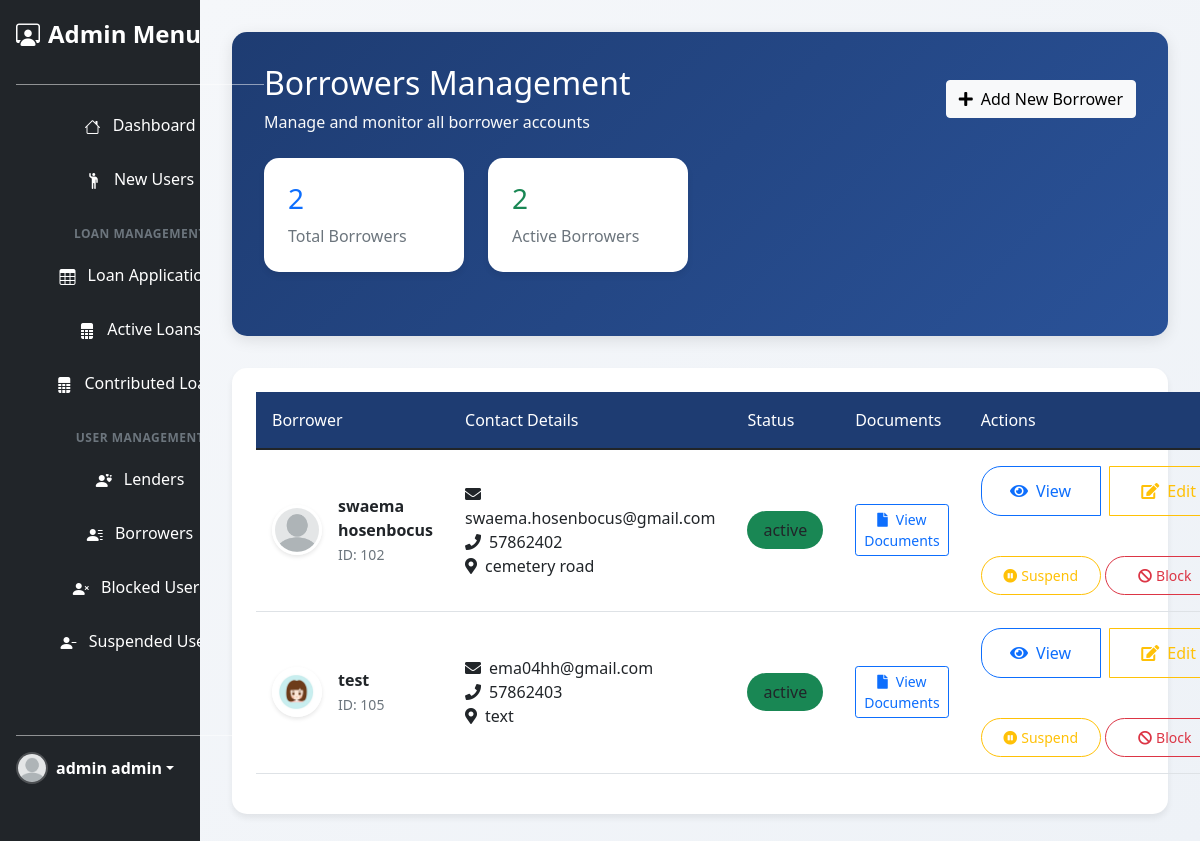
The page /Admin/Borrowers.php (signed in) on the database its author committed.
### tables this page shows
CREATE TABLE `users` (
  `id` int(11) NOT NULL,
  `name` varchar(255) DEFAULT NULL,
  `email` varchar(255) DEFAULT NULL,
  `password` varchar(255) DEFAULT NULL,
  `role` enum('borrower','lender','admin') DEFAULT NULL,
  `mobile` varchar(15) NOT NULL,
  `address` text NOT NULL,
  `image` varchar(255) DEFAULT NULL,
  `status` enum('active','inactive','blocked','suspend') DEFAULT NULL,
  `user_verfied` text DEFAULT NULL,
  `reset_token` text DEFAULT NULL,
  `reset_token_expiry` datetime DEFAULT NULL,
  `created_at` datetime DEFAULT current_timestamp(),
  `updated_at` timestamp NOT NULL DEFAULT current_timestamp() ON UPDATE current_timestamp(),
  `stripe_account_id` varchar(255) DEFAULT NULL
);

### Classes/User.php (called while the page is built, shortened)
<?php
class User
{
    public static function allByRole($role)
    {
        try {
            $db = Database::getConnection();
            $query = "SELECT * FROM `users` u
            WHERE u.role =? and u.status =?";
            $stmt = $db->prepare($query);
            $status = "active";
            $stmt->bind_param("ss", $role, $status);
            $stmt->execute();
            $result = $stmt->get_result();
            $users = [];
            while ($data = $result->fetch_assoc()) {
                $users[] = $data;
            }
            return $users;
        } catch (Exception $e) {
            error_log("Error fetching users: " . $e->getMessage());
            return [];
        }
    }
}
?>

### Admin/Borrowers.php (the view, shortened to what this page needs)
<?php
require_once '../Classes/User.php';
$users = User::allByRole("borrower");
?>
<?php include_once('Layout/head.php'); ?>
<?php include_once('Layout/sidebar.php'); ?>
<div class="col-md-10 dashboard-container">
    <div class="page-header">
        <div class="d-flex justify-content-between align-items-center">
            <div>
                <h2 class="mb-0">Borrowers Management</h2>
                <p class="text-light mb-0 mt-2">Manage and monitor all borrower accounts</p>
            </div>
            <div>
                <button type="button" class="btn btn-light" data-bs-toggle="modal" data-bs-target="#borrowerModal">
                    <i class="fas fa-plus me-2"></i>Add New Borrower
                </button>
            </div>
        </div>
        <div class="row mt-4">
            <div class="col-md-3">
                <div class="stats-card">
                    <h3 class="text-primary"><?php echo count($users); ?></h3>
                    <p class="text-muted mb-0">Total Borrowers</p>
                </div>
            </div>
            <div class="col-md-3">
                <div class="stats-card">
                    <h3 class="text-success">
                        <?php echo count(array_filter($users, fn($u) => strtolower($u['status']) === 'active')); ?>
                    </h3>
                    <p class="text-muted mb-0">Active Borrowers</p>
                </div>
            </div>
        </div>
    </div>
    <div class="table-container">
        <table id="example" class="table custom-table table-hover">
            <thead>
                <tr>
                    <th>Borrower</th>
                    <th>Contact Details</th>
                    <th>Status</th>
                    <th>Documents</th>
                    <th>Actions</th>
                </tr>
            </thead>
            <tbody>
                <?php if (is_array($users) && count($users) > 0): ?>
                    <?php foreach ($users as $user): ?>
                        <tr>
                            <td>
                                <div class="d-flex align-items-center">
                                    <img class="user-avatar me-3"
                                         src="../<?php echo htmlspecialchars($user['image']); ?>"
                                         alt="<?php echo htmlspecialchars($user['name']); ?>"
                                         onerror="this.src='../uploads/users/default/download.png';">
                                    <div>
                                        <strong class="d-block"><?php echo htmlspecialchars($user['name']); ?></strong>
                                        <small class="text-muted">ID: <?php echo htmlspecialchars($user['id']); ?></small>
                                    </div>
                                </div>
                            </td>
                            <td>
                                <div><i class="fas fa-envelope me-2"></i><?php echo htmlspecialchars($user['email']); ?></div>
                                <div><i class="fas fa-phone me-2"></i><?php echo htmlspecialchars($user['mobile']); ?></div>
                                <div><i class="fas fa-map-marker-alt me-2"></i><?php echo htmlspecialchars($user['address']); ?></div>
                            </td>
                            <td>
                                <span class="status-badge <?php echo strtolower($user['status']) === 'active' ? 'bg-success' : 'bg-warning'; ?>">
                                    <?php echo htmlspecialchars($user['status'] ?? 'inactive'); ?>
                                </span>
                            </td>
                            <td>
                                <?php $documents = User::getDocument($user['id']); ?>
                                <?php if (!empty($documents)): ?>
                                    <button class="btn btn-outline-primary btn-sm"
                                            data-bs-toggle="modal"
                                            data-bs-target="#docsModal<?php echo $user['id']; ?>">
                                        <i class="fas fa-file me-2"></i>View Documents
                                    </button>
                                <?php else: ?>
                                    <span class="text-muted">No documents</span>
                                <?php endif; ?>
                            </td>
                            <td>
                                <div class="btn-group">
                                    <button class="action-btn btn btn-outline-primary"
                                            data-bs-toggle="modal"
                                            data-bs-target="#detailsModal<?php echo $user['id']; ?>">
                                        <i class="fas fa-eye me-2"></i>View
                                    </button>
                                    <button class="action-btn btn btn-outline-warning ms-2 edit-user"
                                            data-user-id="<?php echo $user['id']; ?>"
                                            data-bs-toggle="modal"
                                            data-bs-target="#editModal<?php echo $user['id']; ?>">
                                        <i class="fas fa-edit me-2"></i>Edit
                                    </button>
                                </div>
                                <div style="margin-top: 0.5rem;">
                                    <?php
                                    $currentStatus = strtolower($user['status']);
                                    if ($currentStatus === 'active') : ?>
                                        <form style="display:inline;" action="<?php echo $_SERVER['PHP_SELF']; ?>" method="POST">
                                            <button type="submit" name="changeStatus" class="action-btn btn btn-outline-warning btn-sm">
                                                <i class="fas fa-pause-circle me-1"></i>Suspend
                                            </button>
                                        </form>
                                        <form style="display:inline;" action="<?php echo $_SERVER['PHP_SELF']; ?>" method="POST">
                                            <button type="submit" name="changeStatus" class="action-btn btn btn-outline-danger btn-sm">
                                                <i class="fas fa-ban me-1"></i>Block
                                            </button>
                                        </form>
                                    <?php endif; ?>
                                </div>
                            </td>
                        </tr>
                    <?php endforeach; ?>
                <?php endif; ?>
            </tbody>
        </table>
    </div>
</div>
<?php include_once('Layout/footer.php'); ?>

### Assets/Styles/style.css (style rules this page uses)
* { margin: 0; padding: 0; box-sizing: border-box; }
html, body { width: 100%; height: 100%; margin: 0; padding: 0; overflow-x: hidden; background-color: #f1f9ff !important; color: #0d6efd; font-family: Arial, sans-serif; }
.btn-group { width: 100%; margin-bottom: 2rem; border-radius: 0.5rem; overflow: hidden; }
.btn-group .btn { flex: 1; padding: 0.75rem 1.5rem; font-weight: 500; transition: all 0.3s ease; }

### Assets/Styles/sidebars.css (style rules this page uses)
body { min-height: 100vh; min-height: -webkit-fill-available; }
html { height: -webkit-fill-available; }

### Admin/Borrowers.php (style rules this page uses)
.dashboard-container { background: linear-gradient(135deg, #f5f7fa 0%, #eef2f7 100%); min-height: 100vh; padding: 2rem; }
.stats-card { background: white; border-radius: 15px; padding: 1.5rem; margin-bottom: 2rem; box-shadow: 0 4px 6px rgba(0, 0, 0, 0.07); transition: transform 0.2s; }
.page-header { background: linear-gradient(135deg, #1e3c72 0%, #2a5298 100%); padding: 2rem; border-radius: 15px; color: white; margin-bottom: 2rem; box-shadow: 0 4px 15px rgba(0, 0, 0, 0.1); }
.table-container { background: white; border-radius: 15px; padding: 1.5rem; box-shadow: 0 4px 6px rgba(0, 0, 0, 0.07); }
.custom-table th { background: #1e3c72; color: white; padding: 1rem; font-weight: 500; }
.custom-table td { vertical-align: middle; padding: 1rem; }
.action-btn { padding: 0.5rem 1rem; border-radius: 20px; transition: all 0.3s; width: 120px; }
.status-badge { padding: 0.5rem 1rem; border-radius: 20px; font-weight: 500; }
.user-avatar { width: 50px; height: 50px; border-radius: 50%; object-fit: cover; border: 3px solid #fff; box-shadow: 0 2px 4px rgba(0, 0, 0, 0.1); }

### rows shown on the page
users: shows a picture, name "swaema hosenbocus", id "102", email "swaema.hosenbocus@gmail.com", mobile "57862402", address "cemetery road", status "active"
users: image+name (picture), name "test", id "105", email "ema04hh@gmail.com", mobile "57862403", address "text", status "active"

### other values the page prints
$_SESSION['user_name'] "admin admin"
count($users) "2"
